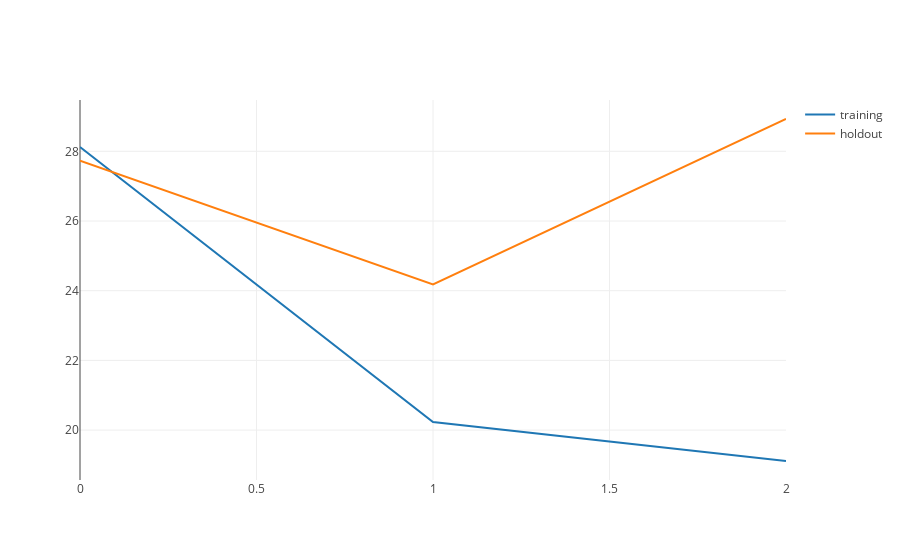

Write notebook code for a chart like this one.
### Code cell
from graph import trace_values, plot
training_errors_trace = trace_values([0, 1, 2], training_errors, mode = 'lines',name= 'training')
holdout_errors_trace = trace_values([0, 1, 2], holdout_errors, mode = 'lines', name='holdout')
plot([training_errors_trace, holdout_errors_trace])

### Figure 1 — Plotly figure (JSON) as saved in the notebook; plotly's stock layout.template omitted (floating-point values rounded to 4 significant figures)
{"data": [{"mode": "lines", "name": "training", "text": [], "type": "scatter", "uid": "cc644cff-a2e3-4934-bf17-b3380ea0c46c", "x": [0, 1, 2], "y": [28.12, 20.23, 19.11]}, {"mode": "lines", "name": "holdout", "text": [], "type": "scatter", "uid": "dd9ac8aa-9356-4695-9f5c-f6fae405e1e3", "x": [0, 1, 2], "y": [27.73, 24.18, 28.93]}], "layout": {"autosize": true, "xaxis": {"autorange": true, "range": [0, 2], "type": "linear"}, "yaxis": {"autorange": true, "range": [18.57, 29.47], "type": "linear"}}}
